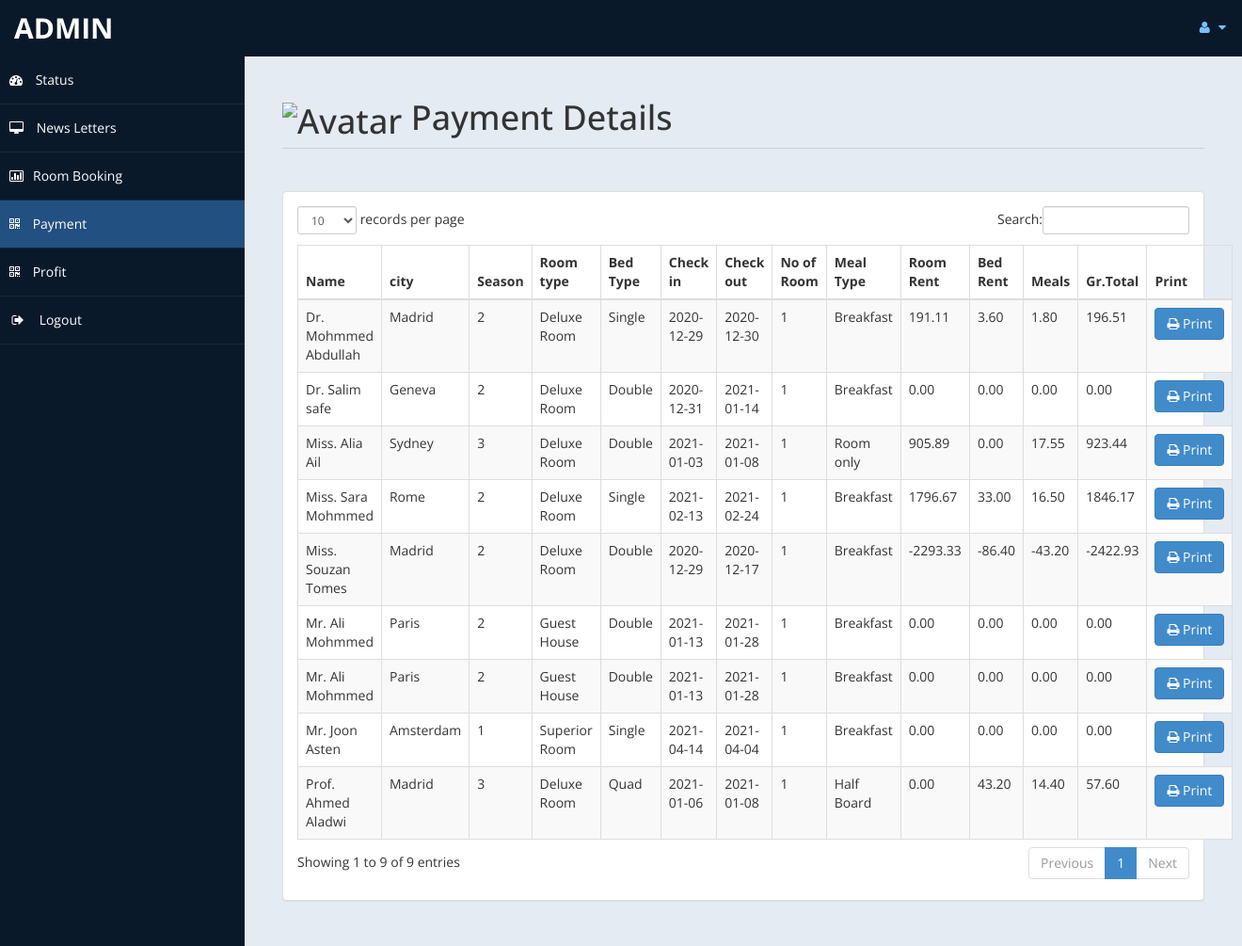
Page /admin/payment.php (signed in) on the committed database.
### tables this page shows
CREATE TABLE `payment` (
  `id` int(11) DEFAULT NULL,
  `title` varchar(5) DEFAULT NULL,
  `fname` varchar(30) DEFAULT NULL,
  `lname` varchar(30) DEFAULT NULL,
  `age` int(11) DEFAULT NULL,
  `city` varchar(30) DEFAULT NULL,
  `season` int(11) DEFAULT NULL,
  `troom` varchar(30) DEFAULT NULL,
  `tbed` varchar(30) DEFAULT NULL,
  `nroom` int(11) DEFAULT NULL,
  `cin` date DEFAULT NULL,
  `cout` date DEFAULT NULL,
  `ttot` double(8,2) DEFAULT NULL,
  `fintot` double(8,2) DEFAULT NULL,
  `mepr` double(8,2) DEFAULT NULL,
  `meal` varchar(30) DEFAULT NULL,
  `btot` double(8,2) DEFAULT NULL,
  `noofdays` int(11) DEFAULT NULL
);

### admin/payment.php (the view, shortened to what this page needs)
<!DOCTYPE html>
<html xmlns="http://www.w3.org/1999/xhtml">
<head>
    <link href="assets/css/bootstrap.css" rel="stylesheet" />
    <link href="assets/css/font-awesome.css" rel="stylesheet" />
    <link href="assets/css/custom-styles.css" rel="stylesheet" />
    <link href="assets/js/dataTables/dataTables.bootstrap.css" rel="stylesheet" />
</head>
<body>
    <div id="wrapper">
        <nav class="navbar navbar-default top-navbar" role="navigation">
            <div class="navbar-header">
                <a class="navbar-brand" href="home.php"><?php echo $_SESSION["user"]; ?> </a>
            </div>
            <ul class="nav navbar-top-links navbar-right">
                <li class="dropdown">
                    <a class="dropdown-toggle" data-toggle="dropdown" href="#" aria-expanded="false">
                        <i class="fa fa-user fa-fw"></i> <i class="fa fa-caret-down"></i>
                    </a>
                </li>
            </ul>
        </nav>
        <nav class="navbar-default navbar-side" role="navigation">
            <div class="sidebar-collapse">
                <ul class="nav" id="main-menu">
                    <li>
                        <a href="home.php"><i class="fa fa-dashboard"></i> Status</a>
                    </li>
                    <li>
                        <a  href="messages.php"><i class="fa fa-desktop"></i> News Letters</a>
                    </li>
					<li>
                        <a href="roombook.php"><i class="fa fa-bar-chart-o"></i>Room Booking</a>
                    </li>
                    <li>
                        <a class="active-menu" href="payment.php"><i class="fa fa-qrcode"></i> Payment</a>
                    </li>
                    <li>
                        <a  href="profit.php"><i class="fa fa-qrcode"></i> Profit</a>
                    </li>
                    <li>
                        <a href="logout.php" ><i class="fa fa-sign-out fa-fw"></i> Logout</a>
                    </li>
            </div>
        </nav>
        <div id="page-wrapper" >
            <div id="page-inner">
			 <div class="row">
                    <div class="col-md-12">
                        <h1 class="page-header">  <img  src="https://5zznly.com/p/2020/11/nO75f_logo.png" alt="Avatar" style="width:200px">
                           Payment Details<small> </small>
                        </h1>
                    </div>
                </div>
            <div class="row">
                <div class="col-md-12">
                    <div class="panel panel-default">
                        <div class="panel-body">
                            <div class="table-responsive">
                                <table class="table table-striped table-bordered table-hover" id="dataTables-example">
                                    <thead>
                                        <tr>
                                            <th>Name</th>
                                            <th> city </th>
                                            <th> Season </th>
											<th>Room type</th>
                                            <th>Bed Type</th>
                                            <th>Check in</th>
											<th>Check out</th>
											<th>No of Room</th>
											<th>Meal Type</th>
                                            <th>Room Rent</th>
											<th>Bed Rent</th>
											<th>Meals </th>
											<th>Gr.Total</th>
											<th>Print</th>
                                        </tr>
                                    </thead>
                                    <tbody>
									<?php
										include ('db.php');
										$sql="select * from payment";
										$re = mysqli_query($con,$sql);
										while($row = mysqli_fetch_array($re))
										{
											$id = $row['id'];
											if($id % 2 ==1 )
											{
												echo"<tr class='gradeC'>
													<td>".$row['title']." ".$row['fname']." ".$row['lname']."</td>
                          <td>".$row['city']."</td>
                          <td>".$row['season']."</td>
													<td>".$row['troom']."</td>
													<td>".$row['tbed']."</td>
													<td>".$row['cin']."</td>
													<td>".$row['cout']."</td>
													<td>".$row['nroom']."</td>
													<td>".$row['meal']."</td>
													<td>".$row['ttot']."</td>
													<td>".$row['mepr']."</td>
													<td>".$row['btot']."</td>
													<td>".$row['fintot']."</td>
													<td><a href=print.php?pid=".$id ." <button class='btn btn-primary'> <i class='fa fa-print' ></i> Print</button></td>
													</tr>";
											}
											else
											{
												echo"<tr class='gradeU'>
													<td>".$row['title']." ".$row['fname']." ".$row['lname']."</td>
                          <td>".$row['city']."</td>
                          <td>".$row['season']."</td>
													<td>".$row['troom']."</td>
													<td>".$row['tbed']."</td>
													<td>".$row['cin']."</td>
													<td>".$row['cout']."</td>
													<td>".$row['nroom']."</td>
													<td>".$row['meal']."</td>
													<td>".$row['ttot']."</td>
													<td>".$row['mepr']."</td>
													<td>".$row['btot']."</td>
													<td>".$row['fintot']."</td>
													<td><a href=print.php?pid=".$id ." <button class='btn btn-primary'> <i class='fa fa-print' ></i> Print</button></td>
													</tr>";
											}
										}
									?>
                                    </tbody>
                                </table>
                            </div>
                        </div>
                    </div>
                </div>
            </div>
                </div>
            </div>
    </div>
</body>
</html>

### admin/assets/css/custom-styles.css (style rules this page uses)
body { font-family: 'Open Sans', sans-serif; }
#wrapper { width: 100%; background:#09192A; }
#page-wrapper { padding: 15px 15px; min-height: 600px; background:#E5EBF2; }
#page-inner { width:100%; margin:10px 20px 10px 0px; background-color:transparent; padding:10px; min-height:1200px; }
h1, .h1, h2, .h2, h3, .h3 { margin-top: 7px; margin-bottom: -5px; }
.page-header { padding-bottom: 9px; margin: 10px 0 45px; border-bottom: 1px solid #C7D1DD; }
.top-navbar { margin:0px; }
.top-navbar .navbar-brand { color: #fff; width: 260px; text-align: left; height: 60px; font-size: 30px; font-weight: 700; text-transform: uppercase; line-height: 30px; }
.top-navbar .nav > li { position: relative; display: inline-block; }
.top-navbar .nav > li > a { position: relative; display: block; padding: 19px 15px; color: #77C0FD; }
.active-menu { background-color:#225081!important; }
.sidebar-collapse , .sidebar-collapse .nav { background:none; }
.sidebar-collapse .nav { padding:0; }
.sidebar-collapse .nav > li > a { color:#fff; background:transparent; text-shadow:none; }
.sidebar-collapse > .nav > li > a { padding:15px 10px; }
.sidebar-collapse > .nav > li { border-bottom: 1px solid rgba(107, 108, 109, 0.19); }
.navbar-side { border:none; background-color: transparent; }
.top-navbar { background:#09192A; border-bottom:none; }
.top-navbar .nav > li > a > i { margin-right: 2px; }
.navbar-default { border:0px solid black; }
.navbar-header { background: #09192A; }
.nav > li > a > i { margin-right:10px; }
@media (min-width:768px) { #page-wrapper { margin: 0 0 0 260px; padding: 15px 30px; min-height: 1200px; } }
@media (min-width:768px) { .navbar-side { z-index: 1; position: absolute; width: 260px; } }
@media (min-width:768px) { .navbar { border-radius: 0px; } }

### rows in the picture
payment: title "Dr.", fname "Mohmmed", lname "Abdullah", city "Madrid", season "2", troom "Deluxe Room", tbed "Single", cin "2020-12-29", cout "2020-12-30", nroom "1", meal "Breakfast", ttot "191.11", mepr "3.60", btot "1.80", fintot "196.51"
payment: title "Miss.", fname "Souzan", lname "Tomes", city "Madrid", season "2", troom "Deluxe Room", tbed "Double", cin "2020-12-29", cout "2020-12-17", nroom "1", meal "Breakfast", ttot "-2293.33", mepr "-86.40", btot "-43.20", fintot "-2422.93"
payment: title "Prof.", fname "Ahmed", lname "Aladwi", city "Madrid", season "3", troom "Deluxe Room", tbed "Quad", cin "2021-01-06", cout "2021-01-08", nroom "1", meal "Half Board", ttot "0.00", mepr "43.20", btot "14.40", fintot "57.60"
payment: title "Mr.", fname "Joon", lname "Asten", city "Amsterdam", season "1", troom "Superior Room", tbed "Single", cin "2021-04-14", cout "2021-04-04", nroom "1", meal "Breakfast", ttot "0.00", mepr "0.00", btot "0.00", fintot "0.00"
payment: title "Mr.", fname "Ali", lname "Mohmmed", city "Paris", season "2", troom "Guest House", tbed "Double", cin "2021-01-13", cout "2021-01-28", nroom "1", meal "Breakfast", ttot "0.00", mepr "0.00", btot "0.00", fintot "0.00"
payment: title "Mr.", fname "Ali", lname "Mohmmed", city "Paris", season "2", troom "Guest House", tbed "Double", cin "2021-01-13", cout "2021-01-28", nroom "1", meal "Breakfast", ttot "0.00", mepr "0.00", btot "0.00", fintot "0.00"
payment: title "Miss.", fname "Alia", lname "Ail", city "Sydney", season "3", troom "Deluxe Room", tbed "Double", cin "2021-01-03", cout "2021-01-08", nroom "1", meal "Room only", ttot "905.89", mepr "0.00", btot "17.55", fintot "923.44"
payment: title "Dr.", fname "Salim", lname "safe", city "Geneva", season "2", troom "Deluxe Room", tbed "Double", cin "2020-12-31", cout "2021-01-14", nroom "1", meal "Breakfast", ttot "0.00", mepr "0.00", btot "0.00", fintot "0.00"
payment: title "Miss.", fname "Sara", lname "Mohmmed", city "Rome", season "2", troom "Deluxe Room", tbed "Single", cin "2021-02-13", cout "2021-02-24", nroom "1", meal "Breakfast", ttot "1796.67", mepr "33.00", btot "16.50", fintot "1846.17"

### other values in the picture
$_SESSION["user"] "ADMIN"
